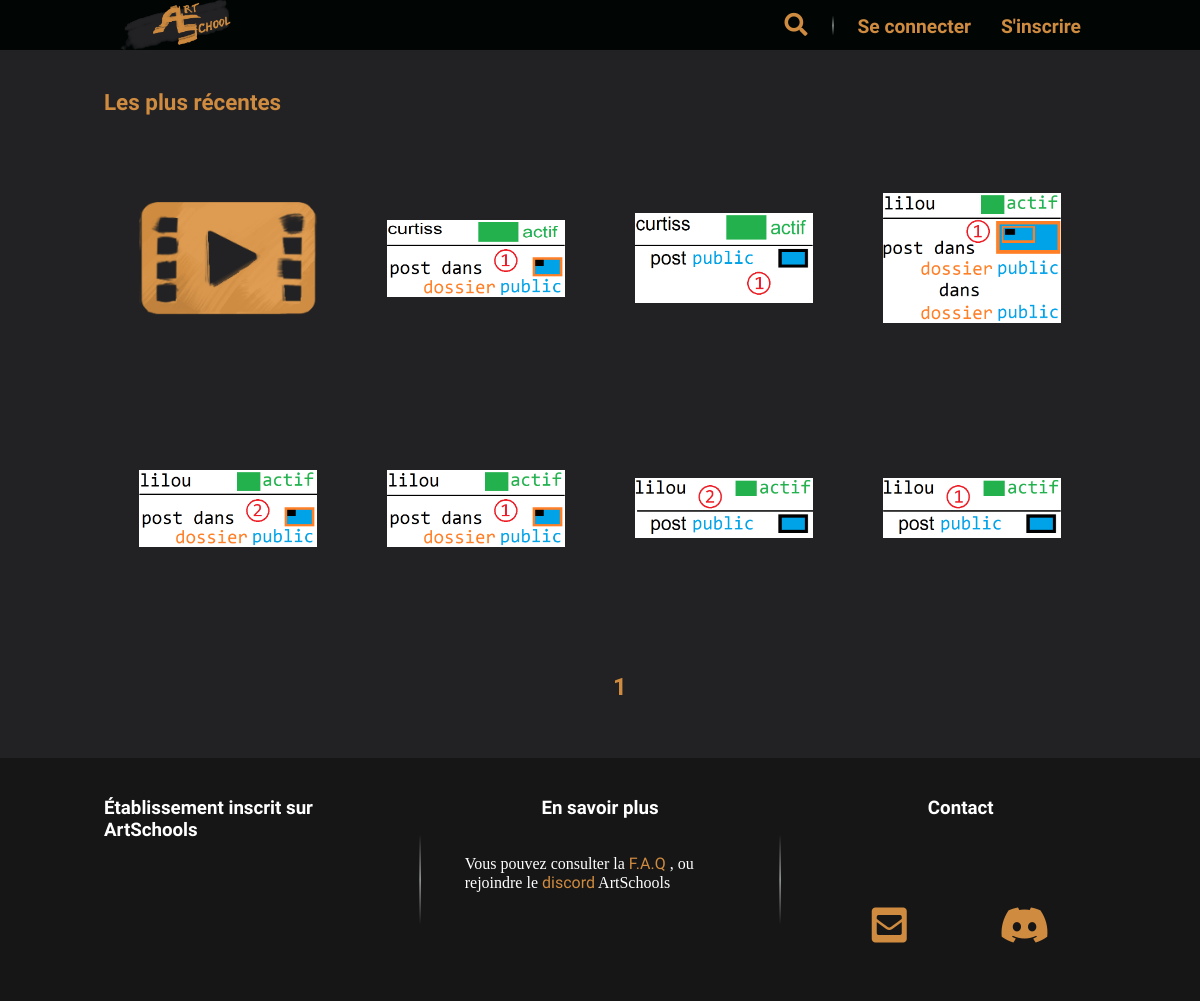
Page /P5_01_Code/index.php?action=search&sortBy=lastPosted on the committed database.
### tables this page shows
CREATE TABLE IF NOT EXISTS `as_post` (
  `id` int(11) NOT NULL AUTO_INCREMENT,
  `idAuthor` int(11) NOT NULL,
  `school` varchar(100) NOT NULL,
  `title` varchar(30) DEFAULT NULL,
  `filePath` text DEFAULT NULL,
  `urlVideo` varchar(355) DEFAULT NULL,
  `description` text DEFAULT NULL,
  `datePublication` datetime NOT NULL,
  `isPrivate` tinyint(1) NOT NULL,
  `authorizedGroups` text DEFAULT NULL,
  `postType` varchar(10) NOT NULL,
  `fileType` varchar(10) NOT NULL,
  `onFolder` int(11) DEFAULT NULL,
  `tags` text DEFAULT NULL,
  `nbLike` int(11) NOT NULL DEFAULT 0,
  PRIMARY KEY (`id`),
  KEY `idAuthor` (`idAuthor`)
);

### P5_01_Code/model/RenderView.php (called while the page is built, shortened)
<?php
class RenderView
{
    public static function render(string $template, string $view, array $data = null)
    {
        require 'view/' . $view;
    }
}

### P5_01_Code/model/Database.php (called while the page is built, shortened)
<?php
abstract class Database
{
    protected static $db;
    protected function getConnection()
    {
        try {
            if (empty(self::$db)) {
                self::$db = new \PDO(self::DB_HOST, self::DB_LOGIN, self::DB_PASSWORD, self::DB_ERRMODE);
                return self::$db;
            } else {
                return self::$db;
            }
        } catch (Exception $e) {
                error($e->getMessage());
        }
    }
    public function sql($req, array $parameters = null)
    {
        $q = $this->getConnection()->prepare($req);
        if ($parameters) {
            foreach ($parameters as $paraKey => $paraValue) {
                if (is_int($paraValue)) {
                    $q->bindValue($paraKey, $paraValue, \PDO::PARAM_INT);
                } else {
                    $q->bindValue($paraKey, $paraValue);
                }
            }
        }
        $q->execute();
        return $q;
    }
}

### P5_01_Code/model/PostsManager.php (called while the page is built, shortened)
<?php
class PostsManager extends LikeManager
{
    public static $OBJECT_TYPE = 'Chemin\ArtSchools\Model\Post';
    public static $TABLE_NAME = 'as_post';
    public static $TABLE_CHAMPS ='id, idAuthor, school, title, filePath, urlVideo, description,
        DATE_FORMAT(datePublication, "%d/%m/%Y à %H:%i.%s") AS datePublication, isPrivate,
        authorizedGroups, postType, fileType, onFolder, tags, nbLike';
    public function getLastPosted(int $limit = null, int $offset = 0, string $schoolName = null)
    {
        !empty($schoolName) ? $clauseWhere = 'AND school = "' . $schoolName . '"' : $clauseWhere = '';
        if (!empty($limit)) {
            $q = $this->sql(
                'SELECT ' . static::$TABLE_CHAMPS . '
                FROM ' . static::$TABLE_NAME . '
                WHERE postType = "userPost" AND isPrivate = "0" AND tags != "null" ' . $clauseWhere . '
                ORDER BY id DESC
                LIMIT :limit OFFSET :offset',
                [':offset' => $offset, ':limit' => $limit]
            );
        }
        $result = $q->fetchAll(\PDO::FETCH_CLASS, static::$OBJECT_TYPE);
        return $result;
    }
}

### P5_01_Code/model/Post.php (called while the page is built, shortened)
<?php
class Post
{
    private $id,
        $idAuthor,
        $school,
        $title,
        $filePath,
        $urlVideo,
        $description,
        $datePublication,
        $isPrivate,
        $authorizedGroups,
        $listAuthorizedGroups,
        $postType,
        $fileType,
        $onFolder,
        $tags,
        $listTags,
        $nbLike,
        $comments;
    public function getId()
    {
        return $this->id;
    }
    public function getFilePath()
    {
        return $this->filePath;
    }
    public function setFilePath($filePath)
    {
        if (strlen($filePath) > 0) {
            $this->filePath = $filePath;
        }
        return $this;
    }
}

### P5_01_Code/view/frontend/searchView.php (the view, shortened to what this page needs)
<section id="searchView" class="container">
    <?php
    if (empty($_POST['keyWord']) && empty($_GET['sortBy'])) {
        ?>
        <h1>Rechercher du contenu</h1>
        <div id="homeSearch" class="fullWidth">
            <div id="searchByKeyWord">
                <h2>Recherche par mots-clés</h2>
                <form id="formSearchByKeyWord" method="POST" action="index.php?action=search">
                    <input type="text" name="keyWord">
                    <input type="submit" name="Rechercher" value="Rechercher">
                </form>
            </div>
            <div id="frequentlySearched">
                <h2>Recherches fréquentes</h2>
                <div>
                    <a class="fullWidth" href="index.php?action=search&sortBy=lastPosted">Les plus récentes</a>
                    <a class="fullWidth" href="index.php?action=search&sortBy=mostLiked">Les plus appréciées</a>
                    <a class="fullWidth" href="index.php?action=search&sortBy=school">Filtrer par établissement</a>
                </div>
            </div>
            <div id="advancedSearch">
                <h2>Recherche avancée</h2>
                <p>Pour mélanger plusieurs critères de recherche</p>
                <p><a href="index.php?action=advancedSearch">Cliquez ici</a></p>
            </div>
        </div>
        <h2>Voir aussi</h2>
        <div id="alsoSee">
            <div>
                <p><a href="index.php?action=listSchools">Voir la liste des établissement scolaire</a></p>
            </div>
            <div>
                <p><a href="index.php?action=listTags">Voir la liste des tags</a></p>
            </div>
        </div>
        <?php
    } elseif (!empty($_GET['sortBy'])) {
        if (!empty($data['items'])) {
            switch ($_GET['sortBy']) {
                case 'lastPosted' :
                    echo '<h1>Les plus récentes</h1>';
                    echo '<div id="resultQuickSearch">';
                    foreach ($data['items'] as $post) {
                        echo '<figure>';
                        if (empty($post->getFilePath())) {
                            switch ($post->getFileType()) {
                                case 'video' :
                                    $post->setFilePath('public/images/defaultVideoThumbnail.png');
                                    break;
                            }
                        } elseif ($post->getFileType() === 'video') {
                            echo '<img class="iconeVideo" src="public/images/defaultVideoThumbnail.png" alt="Publication de type vidéo">';
                        }
                        ?>
                        <a href="index.php?action=post&id=<?=$post->getId()?>">
                            <img src="<?=$post->getFilePath()?>" alt="Aperçu de la publication">
                        </a>
                        <?php
                        echo '</figure>';
                    }
                    echo '</div>';
                    break;
                        ?>
                        <?php
            }
        } else {
            echo '<p class="blockStyleOne">Aucun résultats n\'a été trouvé</p>';
        }
        if (!empty($data['items']) && ($_GET['sortBy'] !== 'school' || $_GET['sortBy'] === 'school' && !empty($_GET['school']))) {
            echo '<nav id="pagingQuickSearch" class="fullWidth">';
            echo '<ol>';
            !empty($_GET['page']) ? $actualPage = intval($_GET['page']) : $actualPage = 1;
            !empty($_GET['school']) ? $schoolOnUrl = '&school=' . $_GET['school'] : $schoolOnUrl = '';
            !empty($_GET['tag']) ? $tagOnUrl = '&tag=' . $_GET['tag'] : $tagOnUrl = '';
            if ($data['nbPage'] > 9) {
                if ($actualPage < 9) {
                    for ($i=0; $i<9; $i++) {
                        $offset = $i*$data['nbPostsByPage'];
                        if ($i+1 === $actualPage) {
                            echo '<li class="actualPage">';
                        } else {
                            echo '<li>';
                        }
                        echo '<a href="index.php?action=search&sortBy=' . $_GET['sortBy'] . $schoolOnUrl . $tagOnUrl . '&page=' . ($i+1) . '&offset=' . $offset . '">' . ($i+1) . '</a></li>';
                    }
                    if ($data['nbPage'] > 10) {
                        echo '<li>...</li>';
                    }
                    echo '<li><a href="index.php?action=search&sortBy=' . $_GET['sortBy'] . $schoolOnUrl . $tagOnUrl . '&page=' . $data['nbPage'] . '&offset=' . ($data['nbPage']-1)*$data['nbPostsByPage'] . '">' . $data['nbPage'] . '</a></li>';
                } else {
                    echo '<li><a href="index.php?action=search&sortBy=' . $_GET['sortBy'] . $schoolOnUrl . $tagOnUrl . '&page=1&offset=0">1</a></li>';
                    echo '<li>...</li>';
                    echo '<li><a href="index.php?action=search&sortBy=' . $_GET['sortBy'] . $schoolOnUrl . $tagOnUrl . '&page=' . ($actualPage-2) . '&offset=' . ($actualPage-3)*$data['nbPostsByPage'] . '">' . ($actualPage-2) . '</a></li>';
                    echo '<li><a href="index.php?action=search&sortBy=' . $_GET['sortBy'] . $schoolOnUrl . $tagOnUrl . '&page=' . ($actualPage-1) . '&offset=' . ($actualPage-2)*$data['nbPostsByPage'] . '">' . ($actualPage-1) . '</a></li>';
                    echo '<li class="actualPage"><a href="index.php?action=search&sortBy=' . $_GET['sortBy'] . $schoolOnUrl . $tagOnUrl . '&page=' . ($actualPage) . '&offset=' . ($actualPage-1)*$data['nbPostsByPage'] . '">' . ($actualPage) . '</a></li>';
                    if ($actualPage+1 < $data['nbPage']) {
                        echo '<li><a href="index.php?action=search&sortBy=' . $_GET['sortBy'] . $schoolOnUrl . $tagOnUrl . '&page=' . ($actualPage+1) . '&offset=' . ($actualPage)*$data['nbPostsByPage'] . '">' . ($actualPage+1) . '</a></li>';
                    }
                    if ($actualPage+2 < $data['nbPage']) {
                        echo '<li><a href="index.php?action=search&sortBy=' . $_GET['sortBy'] . $schoolOnUrl . $tagOnUrl . '&page=' . ($actualPage+2) . '&offset=' . ($actualPage+1)*$data['nbPostsByPage'] . '">' . ($actualPage+2) . '</a></li>';
                    }
                    if ($actualPage+2 < $data['nbPage']-1) {
                        echo '<li>...</li>';
                    }
                    if ($actualPage < $data['nbPage']) {
                        echo '<li><a href="index.php?action=search&sortBy=' . $_GET['sortBy'] . $schoolOnUrl . $tagOnUrl . '&page=' . $data['nbPage'] . '&offset=' . ($data['nbPage']-1)*$data['nbPostsByPage'] . '">' . $data['nbPage'] . '</a></li>';
                    }
                }
            } else {
                for ($i=0; $i<$data['nbPage']; $i++) {
                    $offset = $i*$data['nbPostsByPage'];
                    if ($i+1 === $actualPage) {
                        echo '<li class="actualPage">';
                    } else {
                        echo '<li>';
                    }
                    echo '<a href="index.php?action=search&sortBy=' . $_GET['sortBy'] . $schoolOnUrl . $tagOnUrl . '&page=' . ($i+1) . '&offset=' . $offset . '">' . ($i+1) . '</a></li>';
                }
            }
            echo '</ol></nav>';
        }
    }
    ?>
</section>

### P5_01_Code/public/css/styleGeneral.css (style rules this page uses)
body { margin: 0px; color: white; background-color: #222224; font-family: 'Slabo 27px', serif; }
h1 { font-size: 1.4em; color: #CF8B3F; }
h1, h2, h3, h4, h5, h6, caption { font-family: 'Asap', sans-serif; }
section > h1 { text-align: left; }
a { text-decoration: none; color: #CF8B3F; font-family: 'Asap', sans-serif; }
figure { height: 300px; margin: 15px; display: flex; justify-content: center; align-items: center; overflow: hidden; }
figure a { width: 100%; height: 100%; display: flex; justify-content: center; align-items: center; }
figure img { max-width: 90%; max-height: 90%; }
.container { max-width: 90%; margin: auto; }
.fullWidth { width: 100%; }
@media all and (min-width:992px) and (max-width:1200px) { .container { max-width: 992px; } }
@media all and (min-width:992px) and (max-width:1200px) { figure { height: 250px; } }

### P5_01_Code/public/css/frontend/search.css (style rules this page uses)
#searchView { padding: 20px 0; }
#resultQuickSearch { display: flex; align-items: center; flex-wrap: wrap; }
#resultQuickSearch figure { width: 20%; margin: 0 2.5%; position: relative; }
#pagingQuickSearch ol { display: flex; justify-content: center; align-items: center; }
#pagingQuickSearch li { margin: 20px 5px; list-style-type: none; }
.actualPage { font-weight: bolder; font-size: 1.5em; }
#pagingQuickSearch li { cursor: pointer; color: #CF8B3F; }

### rows in the picture
as_post: shows a picture
as_post: filePath (picture)
as_post: filePath (picture)
as_post: filePath (picture)
as_post: filePath (picture)
as_post: filePath (picture)
as_post: filePath (picture)
as_post: filePath (picture)
